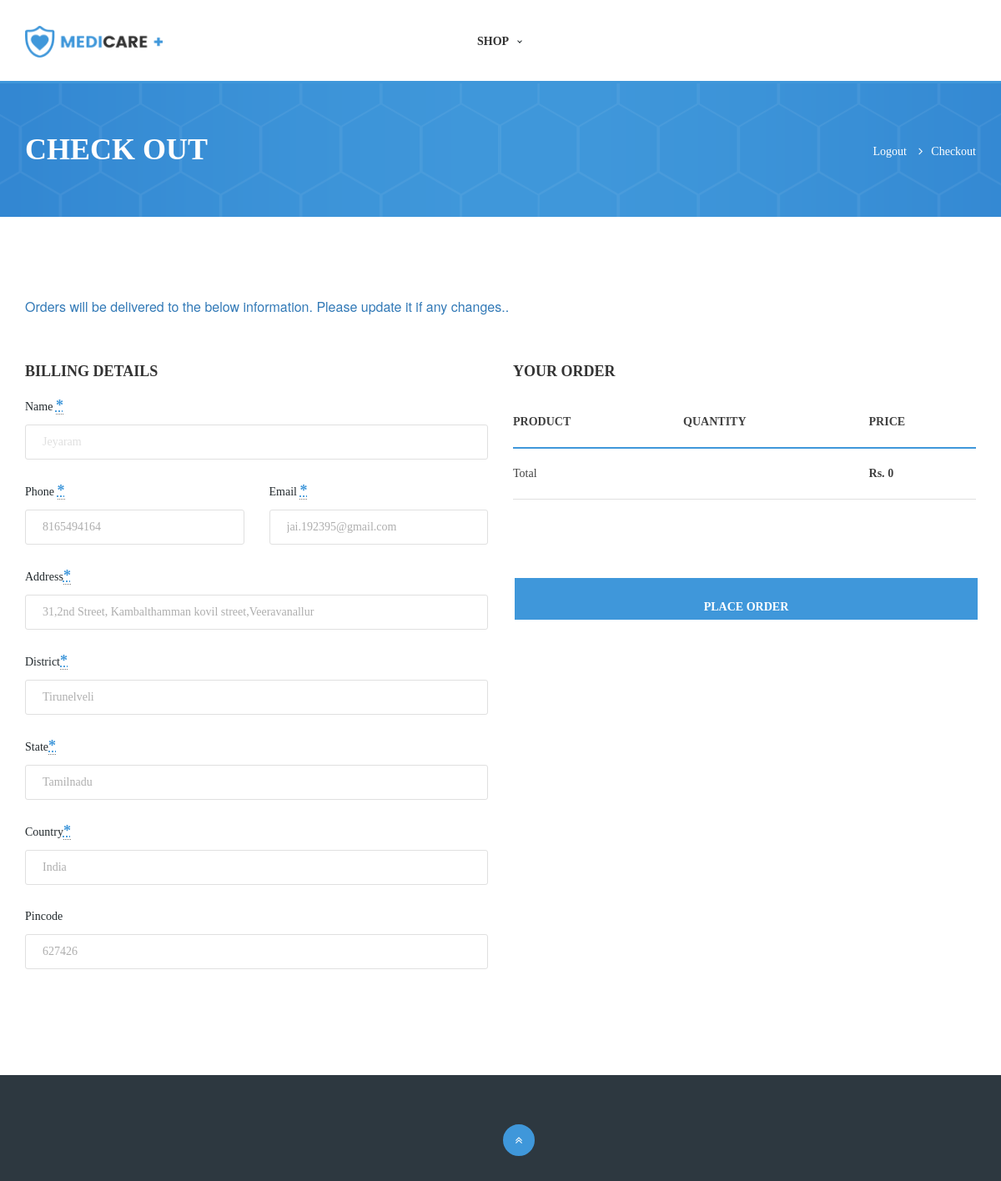
The page /Medical/checkout.php (signed in) on the database its author committed.
### tables this page shows
CREATE TABLE IF NOT EXISTS `users` (
  `Name` text NOT NULL,
  `Email` varchar(100) NOT NULL,
  `Password` varchar(100) NOT NULL,
  `Contact` text NOT NULL,
  `Address` text NOT NULL,
  `District` text NOT NULL,
  `State` text NOT NULL,
  `Country` text NOT NULL,
  `Pincode` text NOT NULL,
  PRIMARY KEY (`Email`),
  UNIQUE KEY `Contact` (`Contact`(100))
);

### Medical/checkout.php (the view, shortened to what this page needs)
<?php
include 'config.php';
$totalprice=0;
if(isset($_SESSION['email']))
$email=$_SESSION['email'];
if(isset($_SESSION['email'])){
       $sql = "Select * from users where Email='$email'";
    $row1=mysqli_query($conn, $sql);
    if ($rows = mysqli_fetch_array($row1)) {
    	$contact=$rows['Contact'];
    	$name=$rows['Name'];
        $country=$rows['Country'];
        $state=$rows['State'];
        $dist=$rows['District'];
        $pincode=$rows['Pincode'];
        $address=$rows['Address'];
    }
}
?>
<!doctype html>
<html lang="en">
<head>
    <link rel="stylesheet" href="plugin/bootstrap/css/bootstrap.css">
    <link rel="stylesheet" href="plugin/bootstrap/css/bootstrap-theme.css">
    <link rel="stylesheet" href="fonts/poppins/poppins.css">
    <link rel="stylesheet" href="plugin/fonts/font-awesome/css/font-awesome.min.css">
    <link rel="stylesheet" href="plugin/jquery-ui/jquery-ui.min.css">
    <link rel="stylesheet" href="plugin/process-bar/tox-progress.css">
    <link rel="stylesheet" href="plugin/owl-carouse/owl.carousel.min.css">
    <link rel="stylesheet" href="plugin/owl-carouse/owl.theme.default.min.css">
    <link rel="stylesheet" href="plugin/animsition/css/animate.css">
    <link rel="stylesheet" href="plugin/jquery-ui/jquery-ui.min.css">
    <link rel="stylesheet" href="plugin/mediaelement/mediaelementplayer.css">
    <link rel="stylesheet" href="plugin/datetimepicker/bootstrap-datepicker3.css">
    <link rel="stylesheet" href="plugin/datetimepicker/bootstrap-datetimepicker.min.css">
    <link rel="stylesheet" href="plugin/lightgallery/lightgallery.css">
    <link rel="stylesheet" href="css/style.css">
</head>
<body>
<div class="uni-checkout">
    <div id="wrapper-container" class="site-wrapper-container">
        <header>
            <div class="uni-medicare-header sticky-menu">
                <div class="container">
                    <div class="uni-medicare-header-main">
                        <div class="row">
                            <div class="col-md-2">
                                <div class="wrapper-logo">
                                    <a class="logo-default" href="#"><img src="images/logo.png" alt="" class="img-responsive"></a>
                                </div>
                            </div>
                            <div class="col-md-10">
                                <div class="uni-main-menu">
                                    <nav class="main-navigation uni-menu-text">
                                        <div class="cssmenu">
                                            <ul>
                                                <li class="has-sub"><a href='#'>shop</a>
                                                </li>
                    </div>
                </div>
            </div>
        </header>
        <div id="main-content" class="site-main-content">
            <div class="site-content-area">
                <div class="uni-banner-default uni-background-1">
                    <div class="container">
                        <div class="page-title">
                            <div class="page-title-inner">
                                <h1>check out</h1>
                            </div>
                        </div>
                        <ul class="breadcrumbs">
                        <?php
                           if(isset($_SESSION['email'])){
                               echo '<li><a href="logout.php">Logout</a></li>';
                           }else{
                            echo '<li><a href="login.php">Login</a></li>';
                           }
                           ?>
                            <li><a >Checkout</a></li>
                        </ul>
                    </div>
                </div>
                <main id="main" class="clearfix right_sidebar">
                    <div class="uni-checkout-body">
                        <div class="container">
                            <div class="tg-container">
                                <div id="primary">
                                    <div class="entry-thumbnail">
                                        <div class="entry-content-text-wrapper clearfix">
                                            <div class="entry-content-wrapper">
                                                <div class="entry-content">
                                                    <div class="woocommerce">
<a>Orders will be delivered to the below information. Please update it if any changes..</a>
            <div class="row">
                <div class="vk-checkout-billing-left">
                    <div class="col-md-6">
                        <div class="woocommerce-billing-fields">
                        <form method="POST">
                            <h3>Billing details</h3>
                            <div class="woocommerce-billing-fields__field-wrapper">
                                <div class="row">
                                    <div class="col-md-12">
                                        <p class="form-row form-row-first validate-required woocommerce-invalid woocommerce-invalid-required-field" id="billing_first_name_field" data-priority="10">
                                            <label for="billing_first_name" class="">Name <abbr class="required" title="required">*</abbr></label>
                                            <input type="text" class="input-text " name="billing_first_name" id="billing_first_name"  value="<?php echo $name;?>" autocomplete="given-name">
                                        </p>
                                    </div>
                                    <div class="col-md-6">
                                        <p class="form-row form-row-last validate-required" id="billing_phone_field" data-priority="20">
                                            <label for="billing_phone" class="">Phone <abbr class="required" title="required">*</abbr></label>
                                            <input type="tel" class="input-text " name="billing_phone" id="billing_phone" placeholder="" value="<?php echo $contact;?>">
                                        </p>
                                    </div>
                                    <div class="col-md-6">
                                        <p class="form-row form-row-last validate-required" id="billing_email_field" data-priority="20">
                                            <label for="billing_phone" class="">Email <abbr class="required" title="required">*</abbr></label>
                                            <input type="email" class="input-text " name="billing_email" id="billing_email" placeholder="" value="<?php echo $email;?>">
                                        </p>
                                    </div>
                                </div>
                                <p class="form-row form-row-last validate-required" id="billing_address_field" data-priority="20">
                                    <label for="billing_address" class="">Address<abbr class="required" title="required">*</abbr></label>
                                    <input type="text" class="input-text " name="billing_address" id="billing_address" placeholder="" value="<?php echo $address;?>">
                                </p>
                                <p class="form-row form-row-last validate-required" id="billing_town_city_field" data-priority="20">
                                    <label for="billing_town_city" class="">District<abbr class="required" title="required">*</abbr></label>
                                    <input type="text" class="input-text " name="billing_town_city" id="billing_town_city" placeholder="" value="<?php echo $dist;?>">
                                </p>
                                <p class="form-row form-row-last validate-required" id="billing_town_city_field" data-priority="20">
                                    <label for="billing_town_city" class="">State<abbr class="required" title="required">*</abbr></label>
                                    <input type="text" class="input-text " name="billing_state" id="billing_state" placeholder="" value="<?php echo $state;?>">
                                </p>
                                <p class="form-row form-row-last validate-required" id="billing_town_city_field" data-priority="20">
                                    <label for="billing_town_city" class="">Country<abbr class="required" title="required">*</abbr></label>
                                    <input type="text" class="input-text " name="billing_country" id="billing_country" placeholder="" value="<?php echo $country;?>">
                                </p>
                                <p class="form-row form-row-last validate-required" id="billing_postcode_field" data-priority="20">
                                    <label for="billing_postcode" class="">Pincode</label>
                                    <input type="text" class="input-text " name="billing_postcode" id="billing_postcode" placeholder="" value="<?php echo $pincode;?>" >
                                </p>
                            </div>
                        </div>
                    </div>
                    <div class="col-md-6">
                        <div class="vk-checkout-order-paypal">
                            <div id="order_review" class="woocommerce-checkout-review-order">
                                <div class="vk-checkout-order-left">
                                    <h3>Your order</h3>
                                    <table class="shop_table woocommerce-checkout-review-order-table">
                                        <thead>
                                        <tr>
                                            <th class="product-name">Product</th>
                                            <th class="product-name">Quantity</th>
                                            <th class="product-total">Price</th>
                                        </tr>
                                        </thead>
                                        <tfoot>
                                        <tr class="order-total">
                                            <th>Total</th>
                                            <th>&nbsp;</th>
                                            <th><strong><span class="woocommerce-Price-amount amount"><span class="woocommerce-Price-currencySymbol">Rs.  </span><?php echo $totalprice;?></span></strong> </th>
                                        </tr>
                                        </tfoot>
                                    </table>
                                </div>
                            <div id="payment" class="woocommerce-checkout-payment">
                                <div class="form-row place-order">
                                    <input type="submit" class="button alt" name="placeorder" id="place_order" value="PLACE ORDER" data-value="Place order">
                                </div>
                            </div>
                        </div>
                    </div>
                </div>
            </div>
            <div class="clearfix"></div>
        </div>
    </div>
</div>
</div>
</div>
</div>
                                </div>
                            </div>
                        </div>
                    </div>
                </main>
            </div>
        </div>
        <footer class="site-footer footer-default">
        </footer>
    </div>
</div>
</body>
</html>

### rows shown on the page
users: billing_first_name "Jeyaram", billing_phone "8165494164", billing_address "31,2nd Street, Kambalthamman kovil street,Veeravanallur", billing_town_city "Tirunelveli", billing_state "Tamilnadu", billing_country "India", billing_postcode "627426"

### other values the page prints
$totalprice "0"
